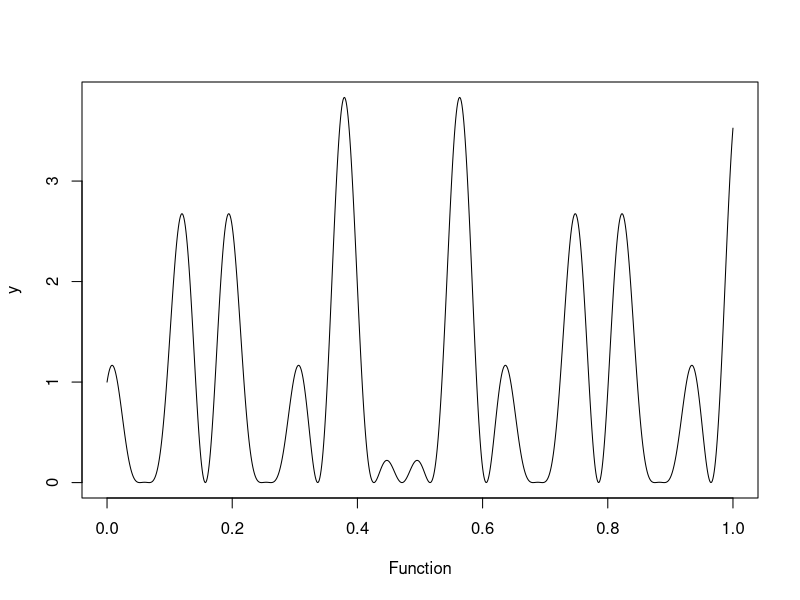
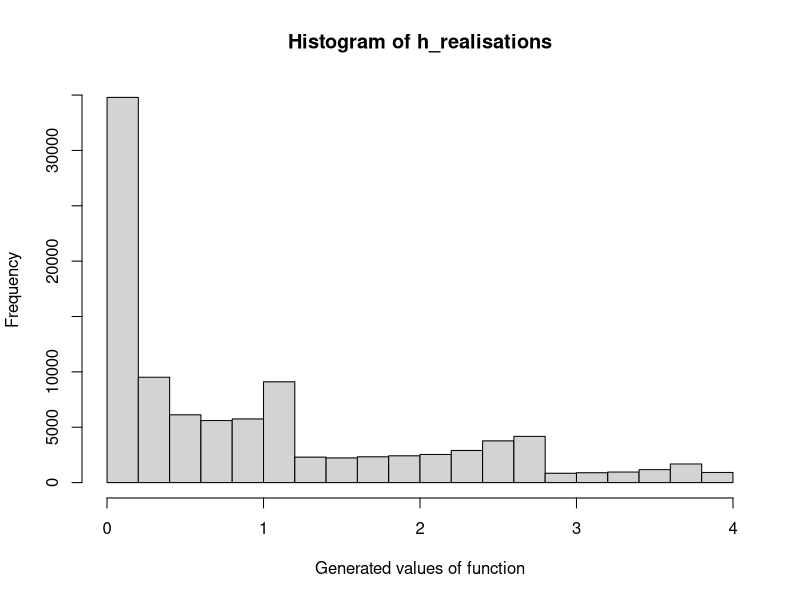
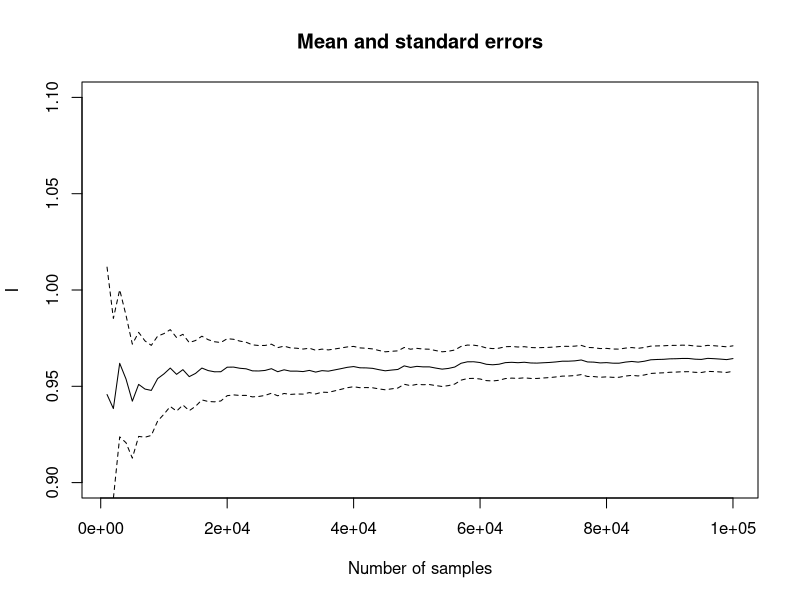

Here is the R script that generated these plots, in order: (Note: this script raises an error after producing the figures.)


###################################################################
# Chapter 1: problem 1
# Generate a single time series, count number of days with windspeed
# below 15 km/h
# Note: need to convert 15 km/h to log m/s

windprobsingle<-function(){
  y<-rep(1.5,100)
  noise<-rnorm(98,0,0.1)
  for(i in 3:100){
    y[i]<-0.6*y[i-1]+0.4*y[i-2]+noise[i-2]                  
  }               
  x<-sum(y<1.427)
  #plot(exp(y)*3.6,ylim=c(min(exp(y)*3.6),max(exp(y)*3.6)))    # Convert: 1m/s is 3.6 km/h
  #lines(c(1,100),c(15,15))
  return(x>10)
}

windprobsingle()

counts <- replicate(10^3, windprobsingle())
sum(counts)/length(counts)


###################################################################
# Chapter 1: problem 2

example2<-function(n){
  X<-matrix(rnorm(5*n),5,n)
  Z<-apply(X,2,max)-apply(X,2,min)
  hist(Z)
  var(Z)
  
}


###################################################################
# Chapter 1: problem 3

example3<-function(n){
  
  u<-rlnorm(n,2,0.1^0.5)
  sy<-rlnorm(n,10,0.2^0.5)
  sz<-rlnorm(n,5,0.05^0.5)
  
  C<-100/(2*pi*u*(sz*sy)^0.5)*exp(-0.5*(100^2/sy+(40-50)^2/sz))   
  hist(C) 
  quantile(C,0.95)
}   



###################################################################
#Chapter 1: problem 4


hospitals<-function(n){
  W<-vector("numeric",n)
  
  for(i in 1:n){
    
    #######################################
    # Procedure for generating a single W_i:    
    
    
    #Initialisation
    Day<-0
    Beds<-8
    Bedseries<-8
    Arrivalseries<-c()
    
    Free<-rep(0,10000)
    Arrivals<-0
    
    
    while(Arrivals<=Beds){ # Exit loop if more arrivals than free beds
      Day<-Day+1
      print("Day")
      print(Day)  
      print("Beds")
      print(Beds)
      
      #Sample number of arrivals
      Arrivals<-sample(c(0:5),1)
      #Reduce number of free beds
      Beds<-Beds-Arrivals
      print("Arrivals")
      print(Arrivals)
      if(Arrivals>0){
        # Sample length of stay for each arrival
        LengthOfStay<-sample(c(1:3),Arrivals,replace=T)
        print("Lengths of stay")
        print(LengthOfStay)
        for(k in 1:Arrivals){
          # Determine on which days new arrivals will leave
          Free[Day-1+LengthOfStay[k]]<-Free[Day-1+LengthOfStay[k]]+1  
        }
      }
      print("Free")
      print(Free[1:15])
      # Change no. of free beds depending on how many patients leave
      Beds<-Beds+Free[Day]
      Bedseries<-c(Bedseries,Beds)
      Arrivalseries<-c(Arrivalseries,Arrivals)
    }
    W[i]<-Day
    Arrivalseries<-c(Arrivalseries,Arrivals)
    print("Day")
    print(Day)
    print("Bedseries")
    print(Bedseries)
    print("Arrivalseries")
    print(Arrivalseries)
    
    #######################################    
  }
  W
}

#######################
#
# Problem 5: Monte Hall
#
########################
choice<-sample(c(1,2,3), size=1000, replace=TRUE)  # randomly choose a door
car<-sample(c(1,2,3), size=1000, replace=TRUE)  # car located randomly
strategy1<-sum(car==choice) ## don't switch
strategy2<-sum(car!=choice) ## switch doors
strategy1/1000 # p(win car using strategy 1)
strategy2/1000 # p(win car using strategy 2)




#################################################################################
################### MC Example
#################################################################################

h<-function(x){
  (cos(50*x)+sin(20*x))^2
}


## Plot the function
x<-seq(0,1, 0.001)
y<-h(x)
plot(x,y, type="l", xlab="Function")


## Do the integral using Monte Carlo
N<-100000
X<-runif(n=N)
h_realisations <- h(X)
hist(h_realisations, xlab="Generated values of function")

I<-c()
se<-c()
i<-1
for(n in seq(1000,N, 1000)){
 
  I[i]<-mean(h_realisations[1:n])
  se[i]<-1/sqrt(n)*sd(h_realisations)
  i<-i+1
}

plot(seq(1000,N,1000), I, type="l", ylim=c(0.9, 1.10), xlab="Number of samples",
main="Mean and standard errors")
lines(seq(1000,N,1000), I-2*se, type="l", lty=2)
lines(seq(1000,N,1000), I+2*se, type="l", lty=2)

########################################################################
########################################################################


f <- function(x) {if(x>-1&&x< 1) return(exp(-x^2))
  else return(0)}


# first lets use simpsons rule to estimate the integral
simpson<-function(n){
  x<-seq(from=-1,to=1,length=n)
  d<-x[2]-x[1]
  w<-c(1,4,rep(c(2,4),(n-3)/2),4,1)
  sum(w*f(x))*d/3 
}

simpson(100)

# now lets use g() = U[-1,1]

x<-runif(n,-1,1)
h<-2*exp(-x^2)
mean(h)

x.plt <- seq(-2,2,len=500)
plot(x.plt, lapply(x.plt, f), type='l', ylim=c(0,1.4), xlim=c(-2,2))
lines(x.plt, dunif(x.plt,-1,1), col=2)

#### 
# now lets use g = N(0,1/2)

x<-rnorm(n,0,0.5^0.5)
h<-pi^0.5*((x>=-1)&(x<=1))
mean(h) 
lines(x.plt, dnorm(x.plt, 0,sd=sqrt(1/2)), col=3)


# no try g(x) = U[0,1]
x<-runif(n,0,1)
h<-exp(-x^2)
mean(h)
lines(x.plt, dunif(x.plt, 0,1), col=4)

# finally try g(x) = N(0,0.09)
x<-rnorm(n,0,0.09^0.5)
h<-(pi*0.18)^0.5*((x>=-1)&(x<=1))*exp(4.56*x^2)
mean(h) 

lines(x.plt, dnorm(x.plt,0,0.09^0.5), col=5)


comparevariances<-function(n){
    x1<-runif(n,-1,1)
    h1<-2*exp(-x1^2)
    v1<-var(h1)
    
    x2<-rnorm(n,0,0.5^0.5)
    h2<-pi^0.5*((x2>=-1)&(x2<=1))
    v2<-var(h2)
    
    x3<-rnorm(n,0,0.09^0.5)
    h3<-(pi*0.18)^0.5*((x3>=-1)&(x3<=1))*exp(4.56*x3^2)
    v3<-var(h3)
    
    print(c(v1,v2,v3))
    
    ssize<-c(10,100,1000,10000,100000,1000000)
    par(mfrow=c(1,1))
    plot(ssize,4*(v3/ssize)^0.5,log="x",type="l",ylab="95% CI Width")
    lines(ssize,4*(v2/ssize)^0.5,lty=2)
    lines(ssize,4*(v1/ssize)^0.5,lty=4)
    legend("topright",c("uniform", "N(0,0.5)","N(0,0.09)"),lty=c(4,2,1))
    

} 


comparevariances(10000)
